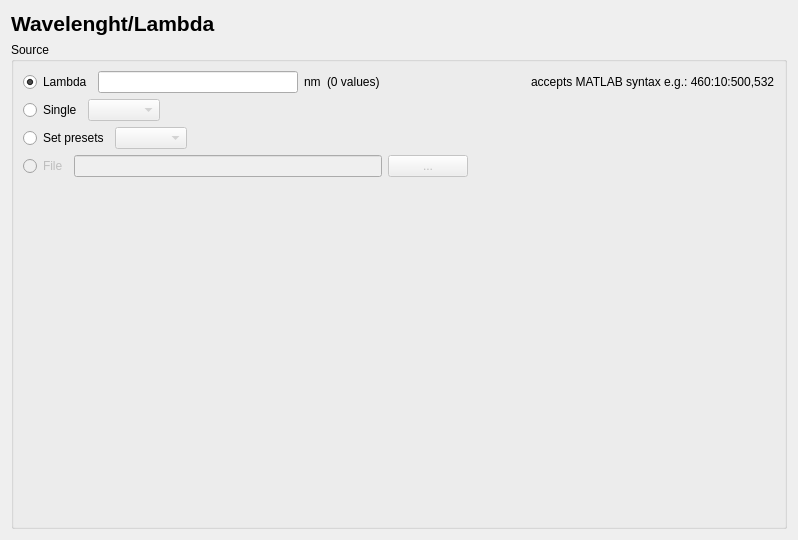
<?xml version="1.0" encoding="UTF-8"?>
<ui version="4.0">
 <class>WaveLengthPage</class>
 <widget class="QWidget" name="WaveLengthPage">
  <property name="enabled">
   <bool>true</bool>
  </property>
  <property name="geometry">
   <rect>
    <x>0</x>
    <y>0</y>
    <width>798</width>
    <height>540</height>
   </rect>
  </property>
  <property name="windowTitle">
   <string>Form</string>
  </property>
  <layout class="QVBoxLayout" name="verticalLayout_2">
   <item>
    <widget class="QLabel" name="label_2">
     <property name="font">
      <font>
       <pointsize>16</pointsize>
       <weight>75</weight>
       <bold>true</bold>
      </font>
     </property>
     <property name="text">
      <string>Wavelenght/Lambda</string>
     </property>
     <property name="alignment">
      <set>Qt::AlignLeading|Qt::AlignLeft|Qt::AlignVCenter</set>
     </property>
    </widget>
   </item>
   <item>
    <widget class="QGroupBox" name="groupBox_2">
     <property name="title">
      <string>Source</string>
     </property>
     <layout class="QVBoxLayout" name="verticalLayout">
      <item>
       <layout class="QHBoxLayout" name="horizontalLayout">
        <item>
         <widget class="QRadioButton" name="radioButton_wavelength_lambdaeq">
          <property name="text">
           <string>Lambda</string>
          </property>
          <property name="checked">
           <bool>true</bool>
          </property>
         </widget>
        </item>
        <item>
         <widget class="QLineEdit" name="lineEdit_lambda_seq">
          <property name="minimumSize">
           <size>
            <width>200</width>
            <height>0</height>
           </size>
          </property>
         </widget>
        </item>
        <item>
         <widget class="QLabel" name="label_5">
          <property name="text">
           <string>nm</string>
          </property>
         </widget>
        </item>
        <item>
         <widget class="QLabel" name="label_wavelength_no_lambdas">
          <property name="text">
           <string>(0 values)</string>
          </property>
         </widget>
        </item>
        <item>
         <spacer name="horizontalSpacer">
          <property name="orientation">
           <enum>Qt::Horizontal</enum>
          </property>
          <property name="sizeHint" stdset="0">
           <size>
            <width>52</width>
            <height>17</height>
           </size>
          </property>
         </spacer>
        </item>
        <item>
         <widget class="QLabel" name="label_4">
          <property name="text">
           <string>accepts MATLAB syntax e.g.: 460:10:500,532</string>
          </property>
          <property name="wordWrap">
           <bool>false</bool>
          </property>
         </widget>
        </item>
       </layout>
      </item>
      <item>
       <layout class="QHBoxLayout" name="horizontalLayout_2">
        <item>
         <widget class="QRadioButton" name="radioButton_wavelength_single">
          <property name="text">
           <string>Single</string>
          </property>
         </widget>
        </item>
        <item>
         <widget class="QComboBox" name="comboBox_singlewavelenghtslist">
          <property name="enabled">
           <bool>false</bool>
          </property>
         </widget>
        </item>
        <item>
         <spacer name="horizontalSpacer_2">
          <property name="orientation">
           <enum>Qt::Horizontal</enum>
          </property>
          <property name="sizeHint" stdset="0">
           <size>
            <width>40</width>
            <height>20</height>
           </size>
          </property>
         </spacer>
        </item>
       </layout>
      </item>
      <item>
       <layout class="QHBoxLayout" name="horizontalLayout_3">
        <item>
         <widget class="QRadioButton" name="radioButton_wavelength_multiple">
          <property name="text">
           <string>Set presets</string>
          </property>
         </widget>
        </item>
        <item>
         <widget class="QComboBox" name="comboBox_multiplewavelenghtslist">
          <property name="enabled">
           <bool>false</bool>
          </property>
         </widget>
        </item>
        <item>
         <spacer name="horizontalSpacer_3">
          <property name="orientation">
           <enum>Qt::Horizontal</enum>
          </property>
          <property name="sizeHint" stdset="0">
           <size>
            <width>40</width>
            <height>20</height>
           </size>
          </property>
         </spacer>
        </item>
       </layout>
      </item>
      <item>
       <layout class="QHBoxLayout" name="horizontalLayout_4">
        <item>
         <widget class="QRadioButton" name="radioButton_2">
          <property name="enabled">
           <bool>false</bool>
          </property>
          <property name="text">
           <string>File</string>
          </property>
         </widget>
        </item>
        <item>
         <widget class="QLineEdit" name="lineEdit">
          <property name="enabled">
           <bool>false</bool>
          </property>
         </widget>
        </item>
        <item>
         <widget class="QPushButton" name="pushButton_wavelength_browse">
          <property name="enabled">
           <bool>false</bool>
          </property>
          <property name="text">
           <string>...</string>
          </property>
         </widget>
        </item>
        <item>
         <spacer name="horizontalSpacer_4">
          <property name="orientation">
           <enum>Qt::Horizontal</enum>
          </property>
          <property name="sizeHint" stdset="0">
           <size>
            <width>40</width>
            <height>20</height>
           </size>
          </property>
         </spacer>
        </item>
       </layout>
      </item>
      <item>
       <spacer name="verticalSpacer">
        <property name="orientation">
         <enum>Qt::Vertical</enum>
        </property>
        <property name="sizeHint" stdset="0">
         <size>
          <width>20</width>
          <height>322</height>
         </size>
        </property>
       </spacer>
      </item>
     </layout>
    </widget>
   </item>
  </layout>
 </widget>
 <resources/>
 <connections>
  <connection>
   <sender>radioButton_wavelength_lambdaeq</sender>
   <signal>toggled(bool)</signal>
   <receiver>lineEdit_lambda_seq</receiver>
   <slot>setEnabled(bool)</slot>
   <hints>
    <hint type="sourcelabel">
     <x>38</x>
     <y>74</y>
    </hint>
    <hint type="destinationlabel">
     <x>241</x>
     <y>78</y>
    </hint>
   </hints>
  </connection>
  <connection>
   <sender>radioButton_wavelength_single</sender>
   <signal>toggled(bool)</signal>
   <receiver>comboBox_singlewavelenghtslist</receiver>
   <slot>setEnabled(bool)</slot>
   <hints>
    <hint type="sourcelabel">
     <x>37</x>
     <y>108</y>
    </hint>
    <hint type="destinationlabel">
     <x>254</x>
     <y>112</y>
    </hint>
   </hints>
  </connection>
  <connection>
   <sender>radioButton_wavelength_multiple</sender>
   <signal>toggled(bool)</signal>
   <receiver>comboBox_multiplewavelenghtslist</receiver>
   <slot>setEnabled(bool)</slot>
   <hints>
    <hint type="sourcelabel">
     <x>38</x>
     <y>141</y>
    </hint>
    <hint type="destinationlabel">
     <x>221</x>
     <y>140</y>
    </hint>
   </hints>
  </connection>
 </connections>
</ui>
